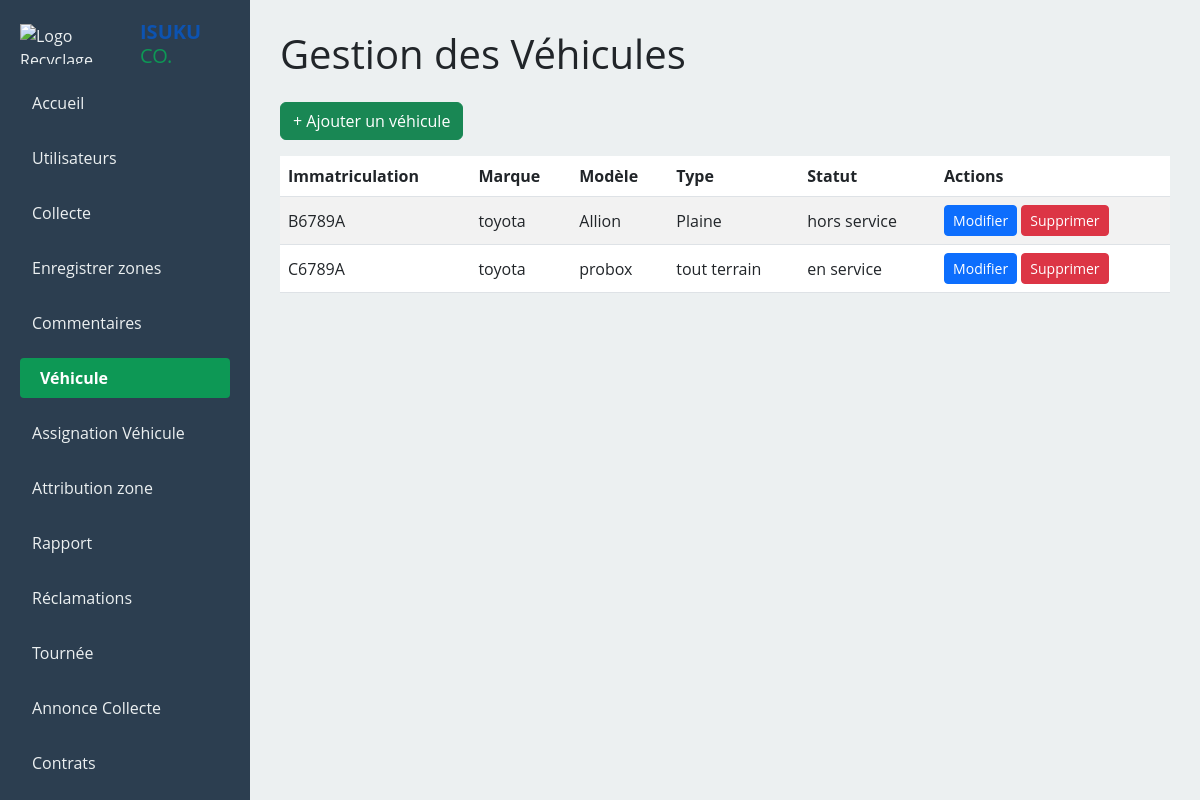
/coordinateur/vehicule.php (signed in), run on the app's committed database.
### tables this page shows
CREATE TABLE `vehicule` (
  `immatriculation` varchar(50) NOT NULL,
  `marque` varchar(100) NOT NULL,
  `modele` varchar(100) NOT NULL,
  `type` varchar(50) NOT NULL,
  `statut` enum('en service','en maintenance','hors service') DEFAULT 'hors service'
);

### coordinateur/vehicule.php (the view, shortened to what this page needs)
<?php
$bdd = new PDO('mysql:host=localhost;dbname=isukuco;charset=utf8mb4', 'root', '', [
    PDO::ATTR_ERRMODE => PDO::ERRMODE_EXCEPTION
]);
$vehicules = $bdd->query("SELECT * FROM vehicule ORDER BY marque, modele")->fetchAll(PDO::FETCH_ASSOC);
?>
<!DOCTYPE html>
<html lang="fr">
<head>
  <link href="https://cdn.jsdelivr.net/npm/bootstrap@5.3.0/dist/css/bootstrap.min.css" rel="stylesheet" />
</head>
<body>
<div class="dashboard">
  <?php include 'sidebar.php'; ?>
  <main class="main-content">
    <h1 class="mb-4">Gestion des Véhicules</h1>
    <button class="btn btn-success mb-3" data-bs-toggle="modal" data-bs-target="#vehiculeModal" onclick="openModal()">+ Ajouter un véhicule</button>
    <table class="table table-striped align-middle">
      <thead>
        <tr>
          <th>Immatriculation</th>
          <th>Marque</th>
          <th>Modèle</th>
          <th>Type</th>
          <th>Statut</th>
          <th>Actions</th>
        </tr>
      </thead>
      <tbody>
        <?php foreach ($vehicules as $v): ?>
        <tr>
          <td><?= htmlspecialchars($v['immatriculation']) ?></td>
          <td><?= htmlspecialchars($v['marque']) ?></td>
          <td><?= htmlspecialchars($v['modele']) ?></td>
          <td><?= htmlspecialchars($v['type']) ?></td>
          <td><?= htmlspecialchars($v['statut']) ?></td>
          <td>
            <button
              class="btn btn-sm btn-primary"
              onclick='openModal(<?= json_encode($v, JSON_HEX_TAG | JSON_HEX_APOS | JSON_HEX_QUOT | JSON_HEX_AMP) ?>)'>
              Modifier
            </button>
            <a href="?del=<?= urlencode($v['immatriculation']) ?>" class="btn btn-sm btn-danger" onclick="return confirm('Confirmer la suppression ?')">Supprimer</a>
          </td>
        </tr>
        <?php endforeach; ?>
      </tbody>
    </table>
  </main>
</div>
</body>
</html>

### coordinateur/vehicule.php (style rules this page uses)
body { font-family: 'Open Sans', sans-serif; background-color: #f4f6f9; }
.dashboard { display: flex; min-height: 100vh; }
main.main-content { flex-grow: 1; padding: 30px; background-color: #ecf0f1; overflow-y: auto; }

### data on the page
vehicule: immatriculation "B6789A", marque "toyota", modele "Allion", type "Plaine", statut "hors service"
vehicule: immatriculation "C6789A", marque "toyota", modele "probox", type "tout terrain", statut "en service"
